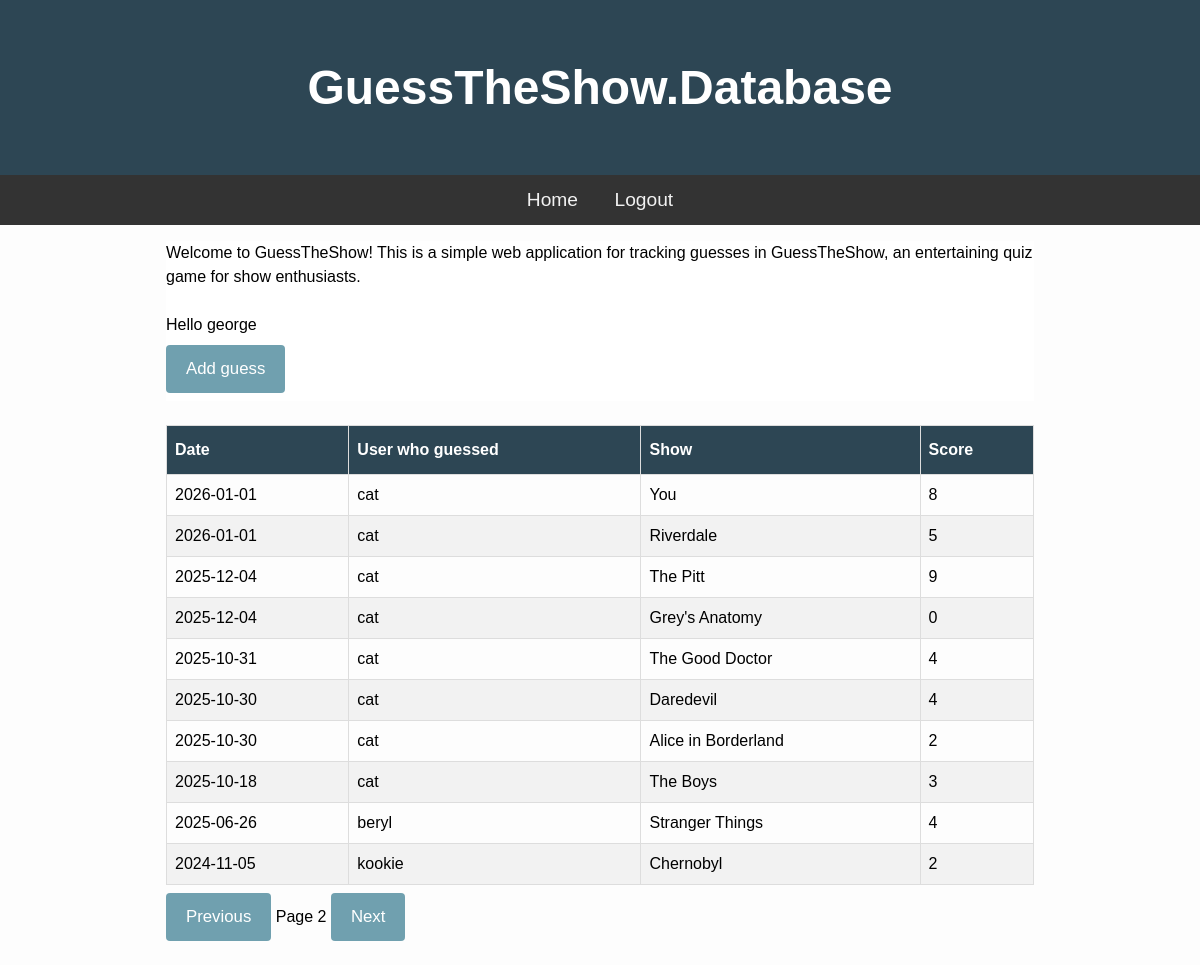
The page /?page=2 (signed in) on the database its author committed.
### tables this page shows
CREATE TABLE Guesses (id INTEGER PRIMARY KEY AUTOINCREMENT, user_id INTEGER, date TEXT NOT NULL, score INTEGER, "show" TEXT NOT NULL);

CREATE TABLE Users (id INTEGER PRIMARY KEY AUTOINCREMENT, username TEXT UNIQUE NOT NULL, password NOT NULL, salt TEXT);

### main.py (the view)
@app.route("/") #the route for the homepage
def Home():
    page = request.args.get('page', 1, type=int) #Get the page number from the query parameters and default to 1 if not provided
    per_page = 10 #Limit guesses to 10 per page e
    total_guesses = db.TotalGuessCount() #Get the total number of guesses from the guesses database
    total_pages = math.ceil(total_guesses / per_page)#Calculate the total number of pages and round up to the nearest whole number
    if page < 1: #If the page number is less than 1, set it to 1 to prevent invalid page numbers and users from trying to access non-existent pages
       page = 1
    elif page > total_pages and total_pages > 0:
       page = total_pages
    offset = (page - 1) * per_page #Calculate the offset for the database query based on the current page
    guessData = db.GetPages(per_page, offset)#Get the guesses for the current page using limit and offset
    return render_template("index1.html", guesses=guessData, page=page, total_pages=total_pages) #Note: passing data, page and total_pages

### db.py (called while the page is built)
def GetDB():
    BASE_DIR = os.path.dirname(os.path.abspath(__file__)) #Turns the part of the current file into an absolute path and then gets the directory of that path. Used to find the database file regardless of where the program is run from.
    db_path = os.path.join(BASE_DIR, ".database", "gtg.db") #Creates path to the database file
    db = sqlite3.connect(db_path)
    db.row_factory = sqlite3.Row
    return db

def GetPages(limit, offset):
    db = GetDB()
    query = """SELECT Guesses.date, Guesses.show, Guesses.score, Users.username
               FROM Guesses
               JOIN Users ON Guesses.user_id = Users.id
               ORDER BY date DESC
               LIMIT ? OFFSET ?"""
    guesses = db.execute(query, (limit, offset)).fetchall()
    db.close()
    return guesses

def TotalGuessCount():
    db = GetDB()
    result = db.execute("SELECT COUNT(*) as total FROM Guesses").fetchone()
    db.close()
    return result['total']

### templates/index1.html
{% extends "base.html" %}
{% block content %}
<div class="container">
    <p>Welcome to GuessTheShow! This is a simple web application for tracking guesses in GuessTheShow, an entertaining quiz game for show enthusiasts.</p>
    {% if session['username'] %}
        <br>
        <p>Hello {{ session['username'] }}</p>
        <a href="/add"><button>Add guess</button></a>
    {% endif %}
</div>
<br>
<table class="guess_table">
    <thead>
        <th>Date</th>
        <th>User who guessed</th>
        <th>Show</th>
        <th>Score</th>
    </thead>
    <tbody>
        {% for guess in guesses %}
        <tr>
            <td>{{ guess['date'] }}</td>
            <td>{{ guess['username'] }}</td>
            <td>{{ guess['show'] }}</td>
            <td>{{ guess['score'] }}</td>
        </tr>
        {% endfor %}
    </tbody>
</table>
<div class="pagenavigation">
    {% if page > 1 %}
        <a href="{{ url_for('Home', page=page-1) }}"><button>Previous</button></a>
    {% endif %}
    <span>Page {{ page }}</span>
    {% if page < total_pages %}
        <a href="{{ url_for('Home', page=page+1) }}"><button>Next</button></a>
    {% endif %}
</div>
{% endblock %}

### static/css/style.css (style rules this page uses)
* { padding: 0; margin: 0; box-sizing: border-box; }
body { background: #fdfdfd; font-family: "Nunito", sans-serif; font-size: 1rem; }
.container { background-color: white; }
.guess_table { font-family: Arial, Helvetica, sans-serif; border-collapse: collapse; width: 100%; }
.guess_table td, .guess_table th { border: 1px solid #ddd; padding: 8px; }
.guess_table tr:nth-child(even) { background-color: #f2f2f2; }
.guess_table th { padding-top: 12px; padding-bottom: 12px; text-align: left; background-color: #2D4654; color: white; }
button { background-color: #70A0AF; color: white; padding: 14px 20px; margin: 8px 0; border: none; border-radius: 4px; cursor: pointer; font-size: 1.05em; }

### rows shown on the page
Guesses: date "2026-01-01", username "cat", show "You", score "8"
Guesses: date "2026-01-01", username "cat", show "Riverdale", score "5"
Guesses: date "2025-12-04", username "cat", show "The Pitt", score "9"
Guesses: date "2025-12-04", username "cat", show "Grey's Anatomy", score "0"
Guesses: date "2025-10-31", username "cat", show "The Good Doctor", score "4"
Guesses: date "2025-10-30", username "cat", show "Daredevil", score "4"
Guesses: date "2025-10-30", username "cat", show "Alice in Borderland", score "2"
Guesses: date "2025-10-18", username "cat", show "The Boys", score "3"
Guesses: date "2025-06-26", username "beryl", show "Stranger Things", score "4"
Guesses: date "2024-11-05", username "kookie", show "Chernobyl", score "2"

### other values the page prints
{{ session['username'] }} "george"
{{ page }} "2"
